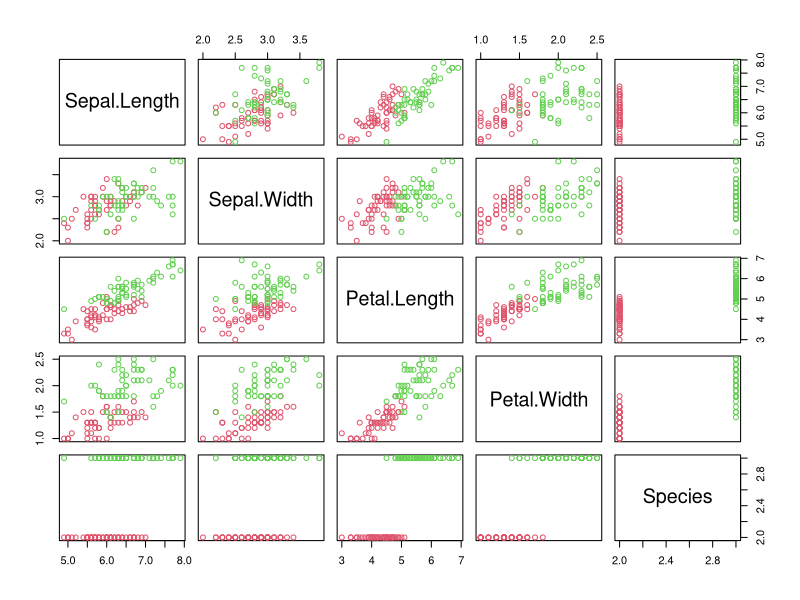

Source code (R):
#로지스틱 회귀분석
# 종속변수가 두 가지 결과만 가지는 경우의 회귀분석!


install.packages("dplyr")


library(dplyr)

data(iris)
iris %>% summary()

iris.use <- iris %>% filter(Species %in% c("versicolor", "virginica"))

iris.use %>% summary()
plot.col <- iris.use$Species %>% as.integer()
plot(iris.use, col = plot.col)

model <- glm(Species ~ ., data=iris.use, family="binomial")

model %>% summary()

pred <-predict(model, iris.use, type = "response") #파라미터 : 모델, 추정치
pred.val <- ifelse(pred>0.5, 1, 0)

#교차표를 통해 얼마나 추정을 잘했는지 알아보자
x <- pred.val
y <- iris.use$Species
table(x,y)

#변수선택 - 모수 절약의 원칙(principle of parsimony)
model.step <- step(model)
model.step %>% summary()

pred.step <-predict(model.step, iris.use, type = "response")
pred.step.val <- ifelse(pred.step>0.5, 1, 0)

x <- pred.step.val
y <- iris.use$Species
table(x,y) # traingset/testset을 나눈게 아니기에 변수가 줄어 예측률이 줄었다.

